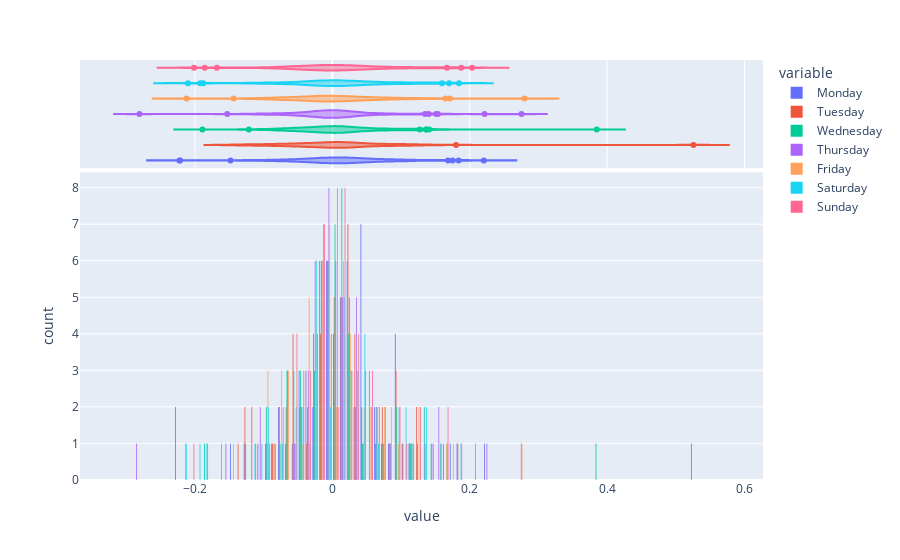

Write notebook code for a chart like this one.
### Code cell
# Do ETH first
import calendar
from tradingstrategy.chain import ChainId
import plotly.express as px

pair = data_universe.pairs.get_pair_by_human_description((ChainId.polygon, "uniswap-v3", "WETH", "USDC"))
df = data_universe.candles.get_candles_by_pair(pair)
assert df is not None
# momentums = pd.DataFrame()

series_by_day = {}

# display(df)

for day in range(0, 7):
    day_name = calendar.day_name[day]
    print(f"Creating for {day_name}")    
    series = calculate_momentum_by_weekday(df, pd.Timedelta(days=-7), day)
    series_by_day[day_name] = series
    # display(momentums[day_name])

    # fig = px.histogram(series)
    # fig.show(renderer="svg")

# momentums.index = df.index
momentums = pd.DataFrame(series_by_day)

# display(momentums)
# fig = px.histogram(momentums["Tuesday"])
# fig.show(renderer="svg")
# display(momentums)


fig = px.histogram(momentums, marginal="violin", barmode="group")
fig.show()

### Figure 1 — Plotly figure (JSON) as saved in the notebook; plotly's stock layout.template omitted (floating-point values rounded to 4 significant figures; data arrays with more than 128 entries replaced by an {"elided": "..."} marker saying what was removed)
{"data": [{"alignmentgroup": "True", "bingroup": "x", "hovertemplate": "variable=Monday<br>value=%{x}<br>count=%{y}<extra></extra>", "legendgroup": "Monday", "marker": {"color": "#636efa", "pattern": {"shape": ""}}, "name": "Monday", "offsetgroup": "Monday", "orientation": "v", "showlegend": true, "type": "histogram", "x": {"elided": "476 float values"}, "xaxis": "x", "yaxis": "y"}, {"alignmentgroup": "True", "hovertemplate": "variable=Monday<br>value=%{x}<extra></extra>", "legendgroup": "Monday", "marker": {"color": "#636efa"}, "name": "Monday", "offsetgroup": "Monday", "scalegroup": "x", "showlegend": false, "type": "violin", "x": {"elided": "476 float values"}, "xaxis": "x2", "yaxis": "y2"}, {"alignmentgroup": "True", "bingroup": "x", "hovertemplate": "variable=Tuesday<br>value=%{x}<br>count=%{y}<extra></extra>", "legendgroup": "Tuesday", "marker": {"color": "#EF553B", "pattern": {"shape": ""}}, "name": "Tuesday", "offsetgroup": "Tuesday", "orientation": "v", "showlegend": true, "type": "histogram", "x": {"elided": "476 float values"}, "xaxis": "x", "yaxis": "y"}, {"alignmentgroup": "True", "hovertemplate": "variable=Tuesday<br>value=%{x}<extra></extra>", "legendgroup": "Tuesday", "marker": {"color": "#EF553B"}, "name": "Tuesday", "offsetgroup": "Tuesday", "scalegroup": "x", "showlegend": false, "type": "violin", "x": {"elided": "476 float values"}, "xaxis": "x2", "yaxis": "y2"}, {"alignmentgroup": "True", "bingroup": "x", "hovertemplate": "variable=Wednesday<br>value=%{x}<br>count=%{y}<extra></extra>", "legendgroup": "Wednesday", "marker": {"color": "#00cc96", "pattern": {"shape": ""}}, "name": "Wednesday", "offsetgroup": "Wednesday", "orientation": "v", "showlegend": true, "type": "histogram", "x": {"elided": "476 float values"}, "xaxis": "x", "yaxis": "y"}, {"alignmentgroup": "True", "hovertemplate": "variable=Wednesday<br>value=%{x}<extra></extra>", "legendgroup": "Wednesday", "marker": {"color": "#00cc96"}, "name": "Wednesday", "offsetgroup": "Wednesday", "scalegroup": "x", "showlegend": false, "type": "violin", "x": {"elided": "476 float values"}, "xaxis": "x2", "yaxis": "y2"}, {"alignmentgroup": "True", "bingroup": "x", "hovertemplate": "variable=Thursday<br>value=%{x}<br>count=%{y}<extra></extra>", "legendgroup": "Thursday", "marker": {"color": "#ab63fa", "pattern": {"shape": ""}}, "name": "Thursday", "offsetgroup": "Thursday", "orientation": "v", "showlegend": true, "type": "histogram", "x": {"elided": "476 float values"}, "xaxis": "x", "yaxis": "y"}, {"alignmentgroup": "True", "hovertemplate": "variable=Thursday<br>value=%{x}<extra></extra>", "legendgroup": "Thursday", "marker": {"color": "#ab63fa"}, "name": "Thursday", "offsetgroup": "Thursday", "scalegroup": "x", "showlegend": false, "type": "violin", "x": {"elided": "476 float values"}, "xaxis": "x2", "yaxis": "y2"}, {"alignmentgroup": "True", "bingroup": "x", "hovertemplate": "variable=Friday<br>value=%{x}<br>count=%{y}<extra></extra>", "legendgroup": "Friday", "marker": {"color": "#FFA15A", "pattern": {"shape": ""}}, "name": "Friday", "offsetgroup": "Friday", "orientation": "v", "showlegend": true, "type": "histogram", "x": {"elided": "476 float values"}, "xaxis": "x", "yaxis": "y"}, {"alignmentgroup": "True", "hovertemplate": "variable=Friday<br>value=%{x}<extra></extra>", "legendgroup": "Friday", "marker": {"color": "#FFA15A"}, "name": "Friday", "offsetgroup": "Friday", "scalegroup": "x", "showlegend": false, "type": "violin", "x": {"elided": "476 float values"}, "xaxis": "x2", "yaxis": "y2"}, {"alignmentgroup": "True", "bingroup": "x", "hovertemplate": "variable=Saturday<br>value=%{x}<br>count=%{y}<extra></extra>", "legendgroup": "Saturday", "marker": {"color": "#19d3f3", "pattern": {"shape": ""}}, "name": "Saturday", "offsetgroup": "Saturday", "orientation": "v", "showlegend": true, "type": "histogram", "x": {"elided": "476 float values"}, "xaxis": "x", "yaxis": "y"}, {"alignmentgroup": "True", "hovertemplate": "variable=Saturday<br>value=%{x}<extra></extra>", "legendgroup": "Saturday", "marker": {"color": "#19d3f3"}, "name": "Saturday", "offsetgroup": "Saturday", "scalegroup": "x", "showlegend": false, "type": "violin", "x": {"elided": "476 float values"}, "xaxis": "x2", "yaxis": "y2"}, {"alignmentgroup": "True", "bingroup": "x", "hovertemplate": "variable=Sunday<br>value=%{x}<br>count=%{y}<extra></extra>", "legendgroup": "Sunday", "marker": {"color": "#FF6692", "pattern": {"shape": ""}}, "name": "Sunday", "offsetgroup": "Sunday", "orientation": "v", "showlegend": true, "type": "histogram", "x": {"elided": "476 float values"}, "xaxis": "x", "yaxis": "y"}, {"alignmentgroup": "True", "hovertemplate": "variable=Sunday<br>value=%{x}<extra></extra>", "legendgroup": "Sunday", "marker": {"color": "#FF6692"}, "name": "Sunday", "offsetgroup": "Sunday", "scalegroup": "x", "showlegend": false, "type": "violin", "x": {"elided": "476 float values"}, "xaxis": "x2", "yaxis": "y2"}], "layout": {"barmode": "group", "legend": {"title": {"text": "variable"}, "tracegroupgap": 0}, "margin": {"t": 60}, "xaxis": {"anchor": "y", "domain": [0, 1], "title": {"text": "value"}}, "xaxis2": {"anchor": "y2", "domain": [0, 1], "matches": "x", "showgrid": true, "showticklabels": false}, "yaxis": {"anchor": "x", "domain": [0, 0.7326], "title": {"text": "count"}}, "yaxis2": {"anchor": "x2", "domain": [0.7426, 1], "matches": "y2", "showgrid": false, "showline": false, "showticklabels": false, "ticks": ""}}}
